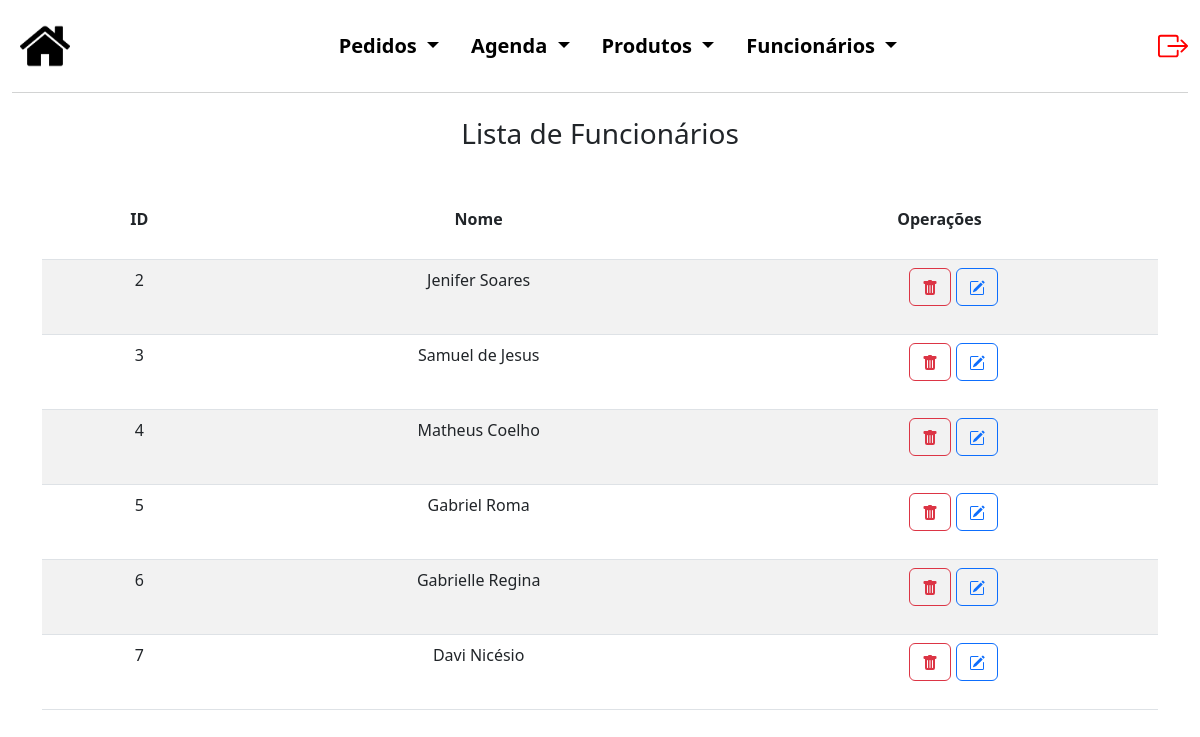
/funcionarios/listaFunc.php (signed in), run on the app's committed database.
### tables this page shows
CREATE TABLE `funcionarios` (
  `cod_func` int(5) NOT NULL,
  `nome` varchar(50) NOT NULL
);

### funcionarios/listaFunc.php (the view, shortened to what this page needs)
<?php
$conexao = novaConexao();
$registros = [];
$erro = false;
try {
    $sql = "SELECT * FROM funcionarios";
    $stmt = $conexao->prepare($sql);
    $stmt->execute();
    $registros = $stmt->fetchAll(PDO::FETCH_ASSOC);
} catch (PDOException $e) {
    $erro = true;
    echo "Erro: " . $e->getMessage();
}
?>
<!DOCTYPE html>
<html lang="pt-BR">
<head>
    <link href="https://cdn.jsdelivr.net/npm/bootstrap@5.3.0/dist/css/bootstrap.min.css" rel="stylesheet">
    <link rel="stylesheet" href="../style.css">
</head>
<body>
    <div class="container-fluid cabecalho">
        <nav class="navbar navbar-light navbar-expand-md" style="background-color: #FFFF;">
            <a class="navbar-brand m-2" href="..//admInicial.php">
                <img src="../img/back.png">
            </a>
            <div class="collapse navbar-collapse justify-content-center" id="navegacao">
                <ul class="nav nav-pills justify-content-center listas">
                    <li class="nav-item dropdown">
                        <a class="nav-link dropdown-toggle cor_fonte" href="#" id="navbarDropdownMenuLink"
                            data-bs-toggle="dropdown" aria-haspopup="true" aria-expanded="false">
                            Pedidos
                        </a>
                    </li>
                    <li class="nav-item dropdown">
                        <a class="nav-link dropdown-toggle cor_fonte" href="#" id="navbarDropdownMenuLink"
                            data-bs-toggle="dropdown" aria-haspopup="true" aria-expanded="false">
                            Agenda
                        </a>
                    </li>
                    <li class="nav-item dropdown">
                        <a class="nav-link dropdown-toggle cor_fonte" href="#" id="navbarDropdownMenuLink"
                            data-bs-toggle="dropdown" aria-haspopup="true" aria-expanded="false">
                            Produtos
                        </a>
                    </li>
                    <li class="nav-item dropdown">
                        <a class="nav-link dropdown-toggle cor_fonte" href="#" id="navbarDropdownMenuLink"
                            data-bs-toggle="dropdown" aria-haspopup="true" aria-expanded="false">
                            Funcionários
                        </a>
                    </li>
                </ul>
            </div>
            <a href="../logout.php" class="nav-link justify-content-end" style="color: red;">
            </a>
        </nav>
    </div>
    <h3 class="text-center mb-5">Lista de Funcionários</h3>
    <?php if ($erro): ?>
        <div class="alert alert-danger" role="alert">
            Não foi possível carregar os dados.
        </div>
    <?php else: ?>
        <div class="container consContainer">
            <table class="table table-striped">
                <thead>
                    <tr>
                        <th>
                            <div class="row justify-content-center text-center titleCons">
                                ID
                            </div>
                        </th>
                        <th>
                            <div class="row justify-content-center text-center titleCons">
                                Nome
                            </div>
                        </th>
                        <th>
                            <div class="row justify-content-center text-center titleCons">
                                Operações
                            </div>
                        </th>
                    </tr>
                </thead>
                <tbody>
                    <?php foreach ($registros as $registro): ?>
                        <tr>
                            <td>
                                <div class="row justify-content-center registro">
                                    <?php echo ($registro['cod_func']); ?>
                                </div>
                            </td>
                            <td>
                                <div class="row justify-content-center registro">
                                    <?php echo ($registro['nome']); ?>
                                </div>
                            </td>
                            <td>
                                <div class="row text-center justify-content-center operacoes">
                                    <div class="col-1 oprBtn">
                                        <form method="POST">
                                            <button type="submit" name="delete" class="btn btn-outline-danger">
                                            </button>
                                        </form>
                                    </div>
                                    <div class="col-1 oprBtn">
                                        <form method="POST">
                                            <button type="submit" name="edit" class="btn btn-outline-primary">
                                            </button>
                                        </form>
                                    </div>
                                </div>
                            </td>
                        </tr>
                    <?php endforeach; ?>
                </tbody>
            </table>
        </div>
    <?php endif; ?>
</body>
</html>

### style.css (style rules this page uses)
.cabecalho { margin-bottom: 2%; }
.cor_fonte { color: black; font-weight: bold; text-decoration: none; font-size: 20px; }
.cabecalho img { height: 50px; }
#navbarDropdownMenuLink { background-color: #ffffff; }
nav { border-bottom: 1px solid rgb(210, 211, 211); }
.nav-item.dropdown .nav-link { color: black }
.row { margin-bottom: 20px; }
.consContainer { width: 100%; }
.titleCons { margin-left: 15px; margin-right: 15px; }
.oprBtn { margin-left: 5px; margin-right: 5px; }
.registro { margin-left: 10px; margin-right: 10px }

### data on the page
funcionarios: cod_func "2", nome "Jenifer Soares"
funcionarios: cod_func "3", nome "Samuel de Jesus"
funcionarios: cod_func "4", nome "Matheus Coelho"
funcionarios: cod_func "5", nome "Gabriel Roma"
funcionarios: cod_func "6", nome "Gabrielle Regina"
funcionarios: cod_func "7", nome "Davi Nicésio"
